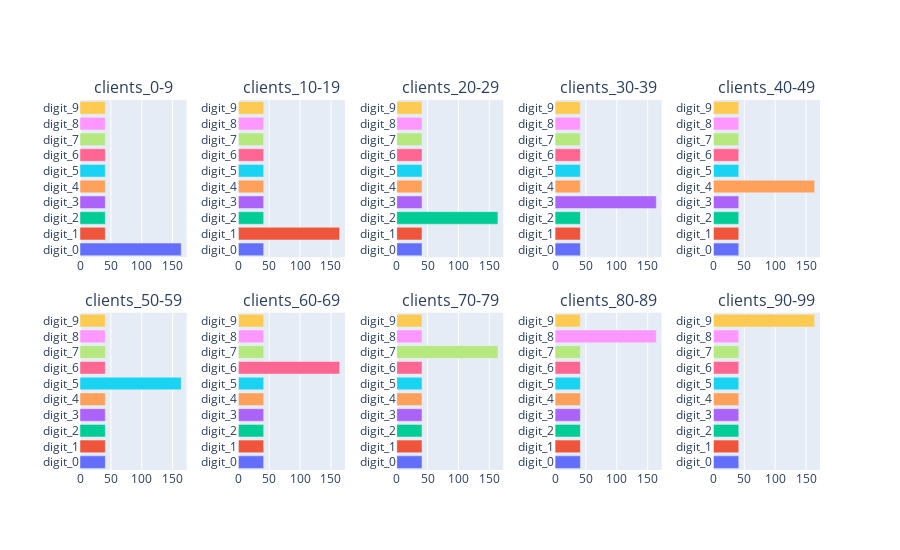

The code cell stored with this chart in its notebook:
### Markdown cell above
## b) Class Ratio 4:1

### Code cell
class_ratio = 4
mnist_fig_cr4 = get_fig(dataset_name, class_labels, class_ratio, hspace)
mnist_fig_cr4.show()

### Figure 1 — Plotly figure (JSON) as saved in the notebook; plotly's stock layout.template omitted (floating-point values rounded to 4 significant figures)
{"data": [{"cliponaxis": false, "marker": {"color": ["#636EFA", "#EF553B", "#00CC96", "#AB63FA", "#FFA15A", "#19D3F3", "#FF6692", "#B6E880", "#FF97FF", "#FECB52"]}, "orientation": "h", "type": "bar", "x": [164, 41, 41, 41, 41, 41, 41, 41, 41, 41], "xaxis": "x", "y": ["digit_0", "digit_1", "digit_2", "digit_3", "digit_4", "digit_5", "digit_6", "digit_7", "digit_8", "digit_9"], "yaxis": "y"}, {"cliponaxis": false, "marker": {"color": ["#636EFA", "#EF553B", "#00CC96", "#AB63FA", "#FFA15A", "#19D3F3", "#FF6692", "#B6E880", "#FF97FF", "#FECB52"]}, "orientation": "h", "type": "bar", "x": [41, 164, 41, 41, 41, 41, 41, 41, 41, 41], "xaxis": "x2", "y": ["digit_0", "digit_1", "digit_2", "digit_3", "digit_4", "digit_5", "digit_6", "digit_7", "digit_8", "digit_9"], "yaxis": "y2"}, {"cliponaxis": false, "marker": {"color": ["#636EFA", "#EF553B", "#00CC96", "#AB63FA", "#FFA15A", "#19D3F3", "#FF6692", "#B6E880", "#FF97FF", "#FECB52"]}, "orientation": "h", "type": "bar", "x": [41, 41, 164, 41, 41, 41, 41, 41, 41, 41], "xaxis": "x3", "y": ["digit_0", "digit_1", "digit_2", "digit_3", "digit_4", "digit_5", "digit_6", "digit_7", "digit_8", "digit_9"], "yaxis": "y3"}, {"cliponaxis": false, "marker": {"color": ["#636EFA", "#EF553B", "#00CC96", "#AB63FA", "#FFA15A", "#19D3F3", "#FF6692", "#B6E880", "#FF97FF", "#FECB52"]}, "orientation": "h", "type": "bar", "x": [41, 41, 41, 164, 41, 41, 41, 41, 41, 41], "xaxis": "x4", "y": ["digit_0", "digit_1", "digit_2", "digit_3", "digit_4", "digit_5", "digit_6", "digit_7", "digit_8", "digit_9"], "yaxis": "y4"}, {"cliponaxis": false, "marker": {"color": ["#636EFA", "#EF553B", "#00CC96", "#AB63FA", "#FFA15A", "#19D3F3", "#FF6692", "#B6E880", "#FF97FF", "#FECB52"]}, "orientation": "h", "type": "bar", "x": [41, 41, 41, 41, 164, 41, 41, 41, 41, 41], "xaxis": "x5", "y": ["digit_0", "digit_1", "digit_2", "digit_3", "digit_4", "digit_5", "digit_6", "digit_7", "digit_8", "digit_9"], "yaxis": "y5"}, {"cliponaxis": false, "marker": {"color": ["#636EFA", "#EF553B", "#00CC96", "#AB63FA", "#FFA15A", "#19D3F3", "#FF6692", "#B6E880", "#FF97FF", "#FECB52"]}, "orientation": "h", "type": "bar", "x": [41, 41, 41, 41, 41, 164, 41, 41, 41, 41], "xaxis": "x6", "y": ["digit_0", "digit_1", "digit_2", "digit_3", "digit_4", "digit_5", "digit_6", "digit_7", "digit_8", "digit_9"], "yaxis": "y6"}, {"cliponaxis": false, "marker": {"color": ["#636EFA", "#EF553B", "#00CC96", "#AB63FA", "#FFA15A", "#19D3F3", "#FF6692", "#B6E880", "#FF97FF", "#FECB52"]}, "orientation": "h", "type": "bar", "x": [41, 41, 41, 41, 41, 41, 164, 41, 41, 41], "xaxis": "x7", "y": ["digit_0", "digit_1", "digit_2", "digit_3", "digit_4", "digit_5", "digit_6", "digit_7", "digit_8", "digit_9"], "yaxis": "y7"}, {"cliponaxis": false, "marker": {"color": ["#636EFA", "#EF553B", "#00CC96", "#AB63FA", "#FFA15A", "#19D3F3", "#FF6692", "#B6E880", "#FF97FF", "#FECB52"]}, "orientation": "h", "type": "bar", "x": [41, 41, 41, 41, 41, 41, 41, 164, 41, 41], "xaxis": "x8", "y": ["digit_0", "digit_1", "digit_2", "digit_3", "digit_4", "digit_5", "digit_6", "digit_7", "digit_8", "digit_9"], "yaxis": "y8"}, {"cliponaxis": false, "marker": {"color": ["#636EFA", "#EF553B", "#00CC96", "#AB63FA", "#FFA15A", "#19D3F3", "#FF6692", "#B6E880", "#FF97FF", "#FECB52"]}, "orientation": "h", "type": "bar", "x": [41, 41, 41, 41, 41, 41, 41, 41, 164, 41], "xaxis": "x9", "y": ["digit_0", "digit_1", "digit_2", "digit_3", "digit_4", "digit_5", "digit_6", "digit_7", "digit_8", "digit_9"], "yaxis": "y9"}, {"cliponaxis": false, "marker": {"color": ["#636EFA", "#EF553B", "#00CC96", "#AB63FA", "#FFA15A", "#19D3F3", "#FF6692", "#B6E880", "#FF97FF", "#FECB52"]}, "orientation": "h", "type": "bar", "x": [41, 41, 41, 41, 41, 41, 41, 41, 41, 164], "xaxis": "x10", "y": ["digit_0", "digit_1", "digit_2", "digit_3", "digit_4", "digit_5", "digit_6", "digit_7", "digit_8", "digit_9"], "yaxis": "y10"}], "layout": {"annotations": [{"font": {"size": 16}, "showarrow": false, "text": "clients_0-9", "x": 0.072, "xanchor": "center", "xref": "paper", "y": 1, "yanchor": "bottom", "yref": "paper"}, {"font": {"size": 16}, "showarrow": false, "text": "clients_10-19", "x": 0.286, "xanchor": "center", "xref": "paper", "y": 1, "yanchor": "bottom", "yref": "paper"}, {"font": {"size": 16}, "showarrow": false, "text": "clients_20-29", "x": 0.5, "xanchor": "center", "xref": "paper", "y": 1, "yanchor": "bottom", "yref": "paper"}, {"font": {"size": 16}, "showarrow": false, "text": "clients_30-39", "x": 0.714, "xanchor": "center", "xref": "paper", "y": 1, "yanchor": "bottom", "yref": "paper"}, {"font": {"size": 16}, "showarrow": false, "text": "clients_40-49", "x": 0.928, "xanchor": "center", "xref": "paper", "y": 1, "yanchor": "bottom", "yref": "paper"}, {"font": {"size": 16}, "showarrow": false, "text": "clients_50-59", "x": 0.072, "xanchor": "center", "xref": "paper", "y": 0.425, "yanchor": "bottom", "yref": "paper"}, {"font": {"size": 16}, "showarrow": false, "text": "clients_60-69", "x": 0.286, "xanchor": "center", "xref": "paper", "y": 0.425, "yanchor": "bottom", "yref": "paper"}, {"font": {"size": 16}, "showarrow": false, "text": "clients_70-79", "x": 0.5, "xanchor": "center", "xref": "paper", "y": 0.425, "yanchor": "bottom", "yref": "paper"}, {"font": {"size": 16}, "showarrow": false, "text": "clients_80-89", "x": 0.714, "xanchor": "center", "xref": "paper", "y": 0.425, "yanchor": "bottom", "yref": "paper"}, {"font": {"size": 16}, "showarrow": false, "text": "clients_90-99", "x": 0.928, "xanchor": "center", "xref": "paper", "y": 0.425, "yanchor": "bottom", "yref": "paper"}], "height": 550, "showlegend": false, "xaxis": {"anchor": "y", "domain": [0, 0.144]}, "xaxis10": {"anchor": "y10", "domain": [0.856, 1]}, "xaxis2": {"anchor": "y2", "domain": [0.214, 0.358]}, "xaxis3": {"anchor": "y3", "domain": [0.428, 0.572]}, "xaxis4": {"anchor": "y4", "domain": [0.642, 0.786]}, "xaxis5": {"anchor": "y5", "domain": [0.856, 1]}, "xaxis6": {"anchor": "y6", "domain": [0, 0.144]}, "xaxis7": {"anchor": "y7", "domain": [0.214, 0.358]}, "xaxis8": {"anchor": "y8", "domain": [0.428, 0.572]}, "xaxis9": {"anchor": "y9", "domain": [0.642, 0.786]}, "yaxis": {"anchor": "x", "domain": [0.575, 1]}, "yaxis10": {"anchor": "x10", "domain": [0, 0.425]}, "yaxis2": {"anchor": "x2", "domain": [0.575, 1]}, "yaxis3": {"anchor": "x3", "domain": [0.575, 1]}, "yaxis4": {"anchor": "x4", "domain": [0.575, 1]}, "yaxis5": {"anchor": "x5", "domain": [0.575, 1]}, "yaxis6": {"anchor": "x6", "domain": [0, 0.425]}, "yaxis7": {"anchor": "x7", "domain": [0, 0.425]}, "yaxis8": {"anchor": "x8", "domain": [0, 0.425]}, "yaxis9": {"anchor": "x9", "domain": [0, 0.425]}}}
